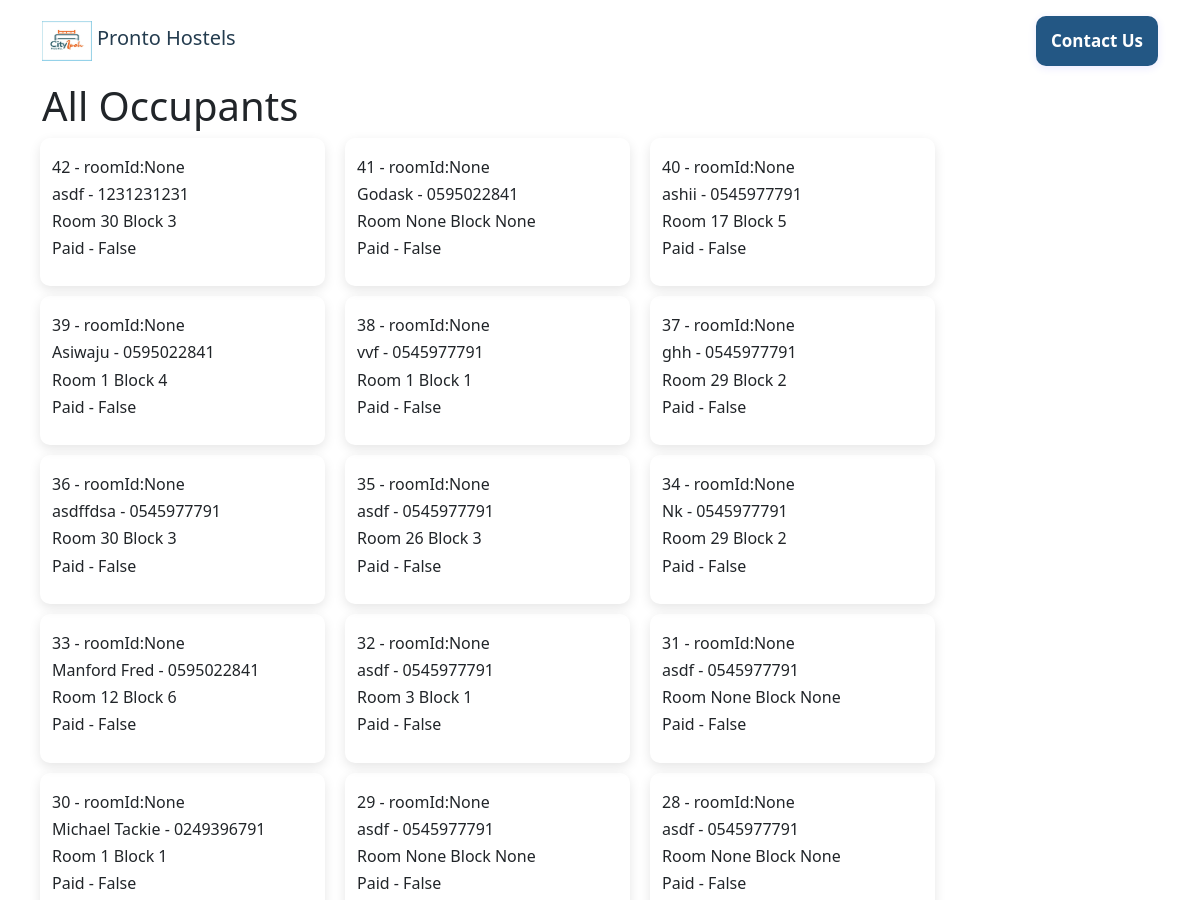
/occupants (upper part), run on an earlier commit of the app's database.
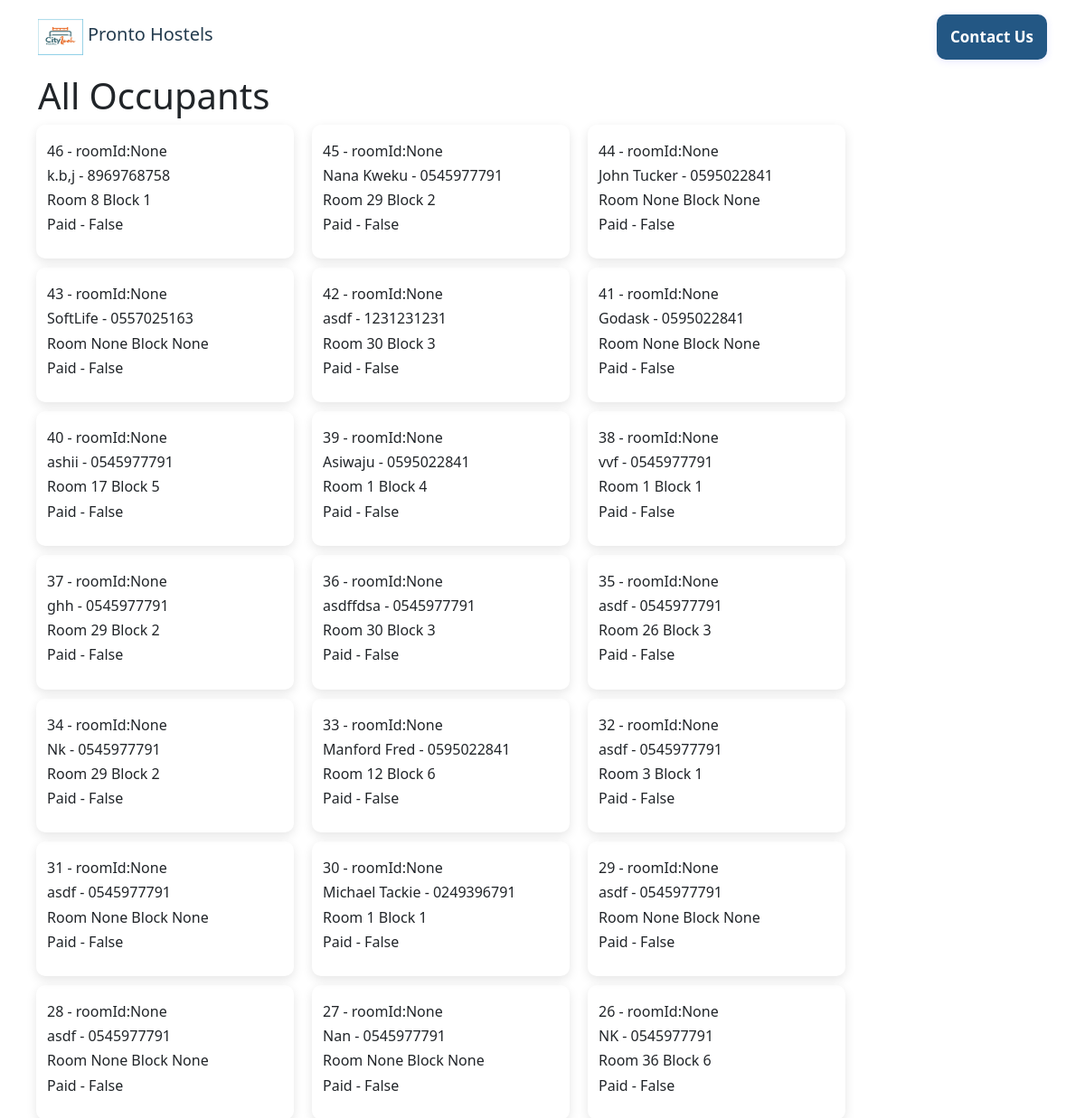
And on a later commit of the database.
### app.py (models this page shows)
class Occupant(db.Model):
    id = db.Column(db.Integer, primary_key=True)
    name = db.Column(db.String(), nullable=True)
    studentId = db.Column(db.String(), nullable=True)
    phone = db.Column(db.String(), nullable=True)
    course = db.Column(db.String(), nullable=True)
    level = db.Column(db.String(), nullable=True)
    room = db.Column(db.String(), nullable=True)
    block = db.Column(db.String(), nullable=True)
    roomnumber = db.Column(db.String(), nullable=True)
    roomid = db.Column(db.String(), nullable=True)
    roomCost = db.Column(db.Float(), nullable=True, default=0)
    amountPaid = db.Column(db.Float(), nullable=True, default=0)
    due = db.Column(db.Float(), nullable=True)
    paid = db.Column(db.Boolean(), default=False)

### app.py (the view)
@app.route('/occupants', methods=['GET', 'POST'])
def occupants():
    alloccupants = Occupant.query.order_by(Occupant.id.desc()).all()
    return render_template("occupants.html", alloccupants = alloccupants)

### templates/occupants.html
{% extends "layout.html" %}
{% block body %}
<div class="container">
    <h1>All Occupants</h1>
    <div>
        <div class="row">
            {% for o in alloccupants %}
            <div class="col-md-3 col-6 answerCard" >
                    <div>
                            <h6>{{o.id}} - roomId:{{o.roomid}} </h6>
                            <h6>{{o.name}} - {{o.phone}} </h6>
                            <h6>Room {{o.room}} Block {{o.block}} </h6>
                            <h6>Paid - {{o.paid}} </h6>
                    </div>
                </div>
            {% endfor %}
        </div>
    </div>
</div>
{% endblock %}

What changed in the data, as far as the page shows it:
added Occupant: id "46", roomid "None", name "k.b,j", phone "8969768758", room "8", block "1", paid "False"
added Occupant: id "45", roomid "None", name "Nana Kweku", phone "0545977791", room "29", block "2", paid "False"
added Occupant: id "44", roomid "None", name "John Tucker", phone "0595022841", room "None", block "None", paid "False"
added Occupant: id "43", roomid "None", name "SoftLife", phone "0557025163", room "None", block "None", paid "False"
now on this page (row unchanged): Occupant: id "27", roomid "None", name "Nan", phone "0545977791", room "None", block "None", paid "False"
now on this page (row unchanged): Occupant: id "26", roomid "None", name "NK", phone "0545977791", room "36", block "6", paid "False"
